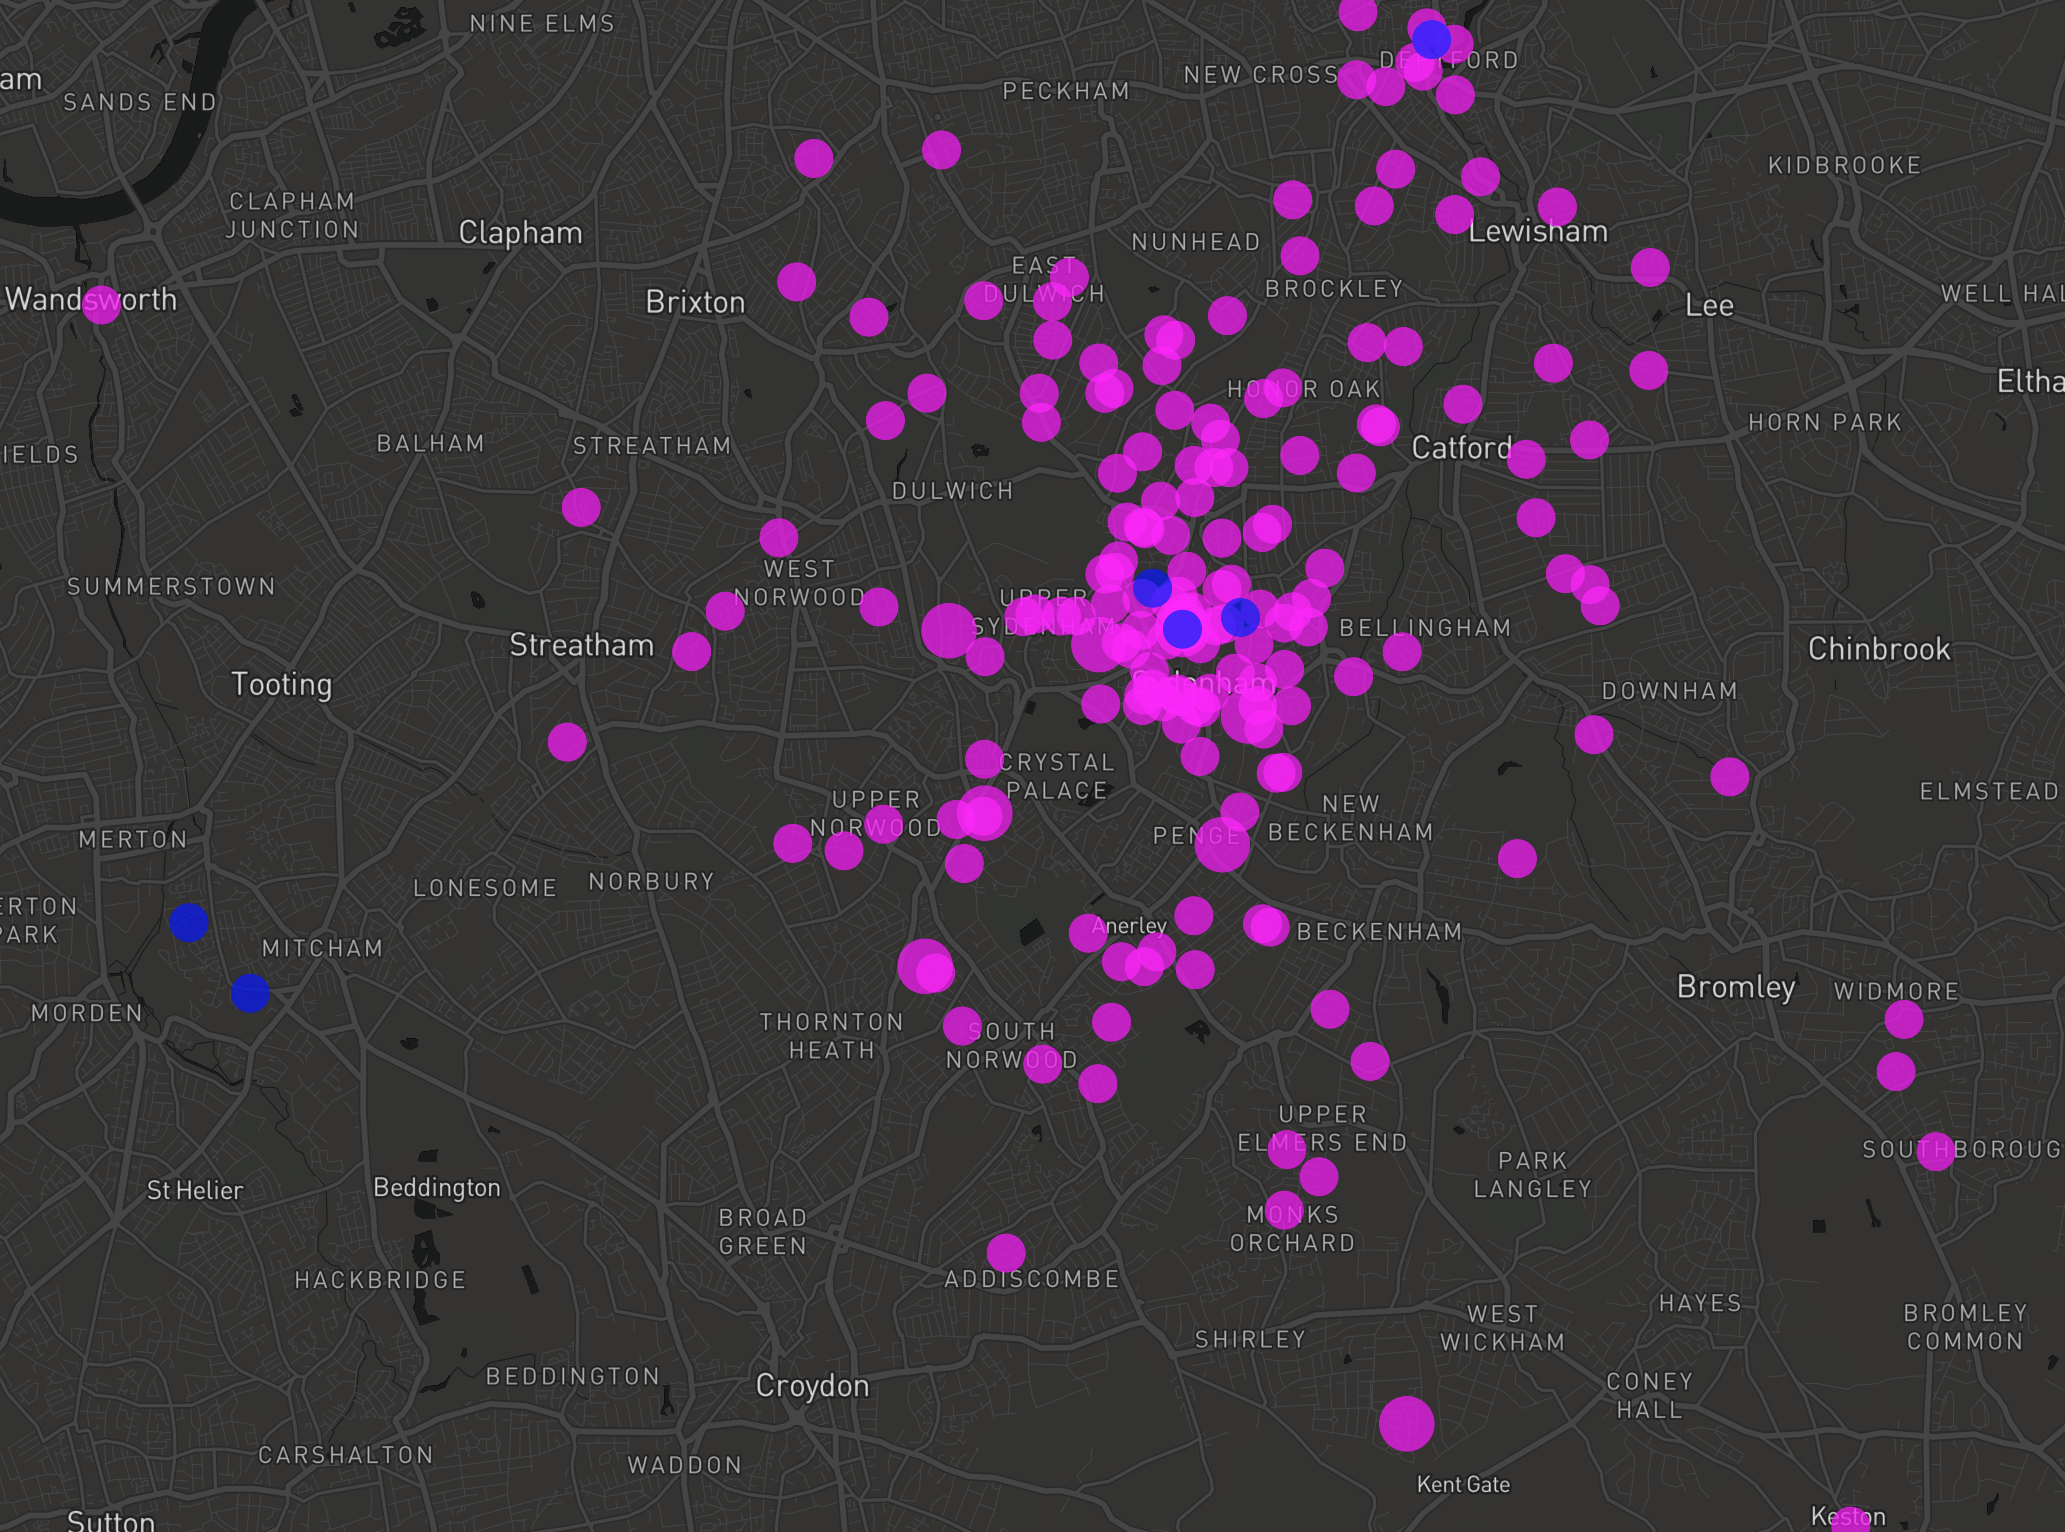

Write the Python code that produced this figure.
import pandas as pd
import plotly.express as px
from geopy.geocoders import OpenCage

# Mapbox token and OpenCage API key
token = 'pk.eyJ1Ijoib3ZhbmRvY2FydGVyIiwiYSI6ImNsODZqZW1xNTAwMnMzd24zZWI2OXlkZGkifQ.rb-Zu7HeLzPglir-n9Z1lQ'
opencage_key = 'cf490a6331f34c79aa6fcedf8d4b0213'  

# Initialize OpenCage geocoder
geolocator = OpenCage(api_key=opencage_key)

# Function to retrieve latitude and longitude from postcode
def get_lat_lon(postcode):
    try:
        location = geolocator.geocode(postcode)
        if location:
            return location.latitude, location.longitude
    except Exception as e:
        print(f"Error fetching data for postcode {postcode}: {e}")
    return None, None

# Read two different datasets
post_df1 = pd.read_csv("./postcodes_SE_London3.csv", sep=",")
post_df2 = pd.read_csv("./client_sites.csv", sep=",")

# Apply the function to create latitude and longitude columns for both datasets
post_df1["latitude"], post_df1["longitude"] = zip(*post_df1["PostCode"].apply(get_lat_lon))
post_df2["latitude"], post_df2["longitude"] = zip(*post_df2["PostCode"].apply(get_lat_lon))

# Drop rows with missing latitude or longitude
post_df1 = post_df1.dropna(subset=["latitude", "longitude"])
post_df2 = post_df2.dropna(subset=["latitude", "longitude"])

# Add a 'source' column to identify which dataset the data is from
post_df1["source"] = "Accademy Clients"
post_df2["source"] = "Collaborator Site"

# Concatenate the two datasets
combined_df = pd.concat([post_df1, post_df2])

# Group by latitude and longitude to count occurrences per dataset
grouped_df = combined_df.groupby(["latitude", "longitude", "source"]).size().reset_index(name='qty')

# Plot the data on the map, using the 'source' column to color by dataset
fig = px.scatter_mapbox(grouped_df, 
                        lat="latitude", 
                        lon="longitude", 
                        color="source",  # Different colors for each dataset
                        color_discrete_sequence=["fuchsia", "blue"],  # Specify colors
                        size='qty',
                        zoom=12, 
                        height=800,
                        title='London Parkour Project Clients by Dataset')

# Update map style and token
fig.update_layout(mapbox_style="dark", mapbox_accesstoken=token)
fig.update_layout(margin={"r": 0, "t": 0, "l": 0, "b": 0})

# Show the plot
fig.show()
